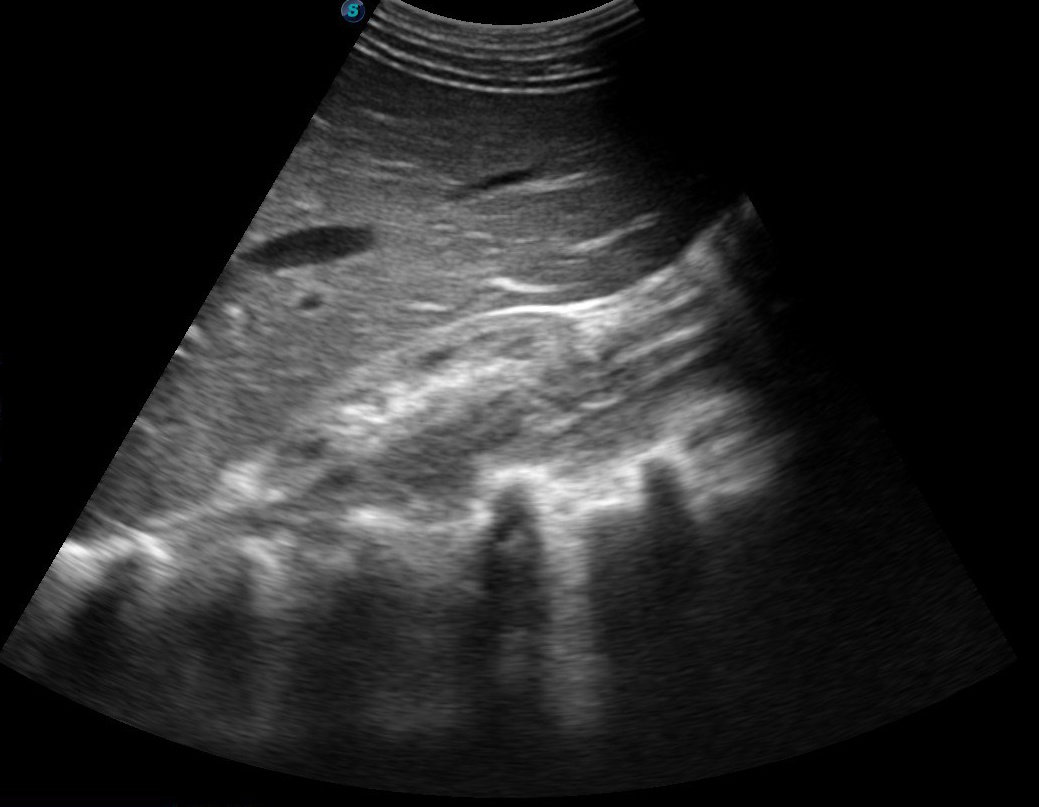
#> input picture images/img1.jpg, 1039 x 807 px
$ python analysis.py
#> lines starting #> are read from the running program, lines starting #| are printed output that depends on the picture
### utils.py
import cv2

def load_and_convert(path):
#> called with path = 'images/img1.jpg'
    img = cv2.imread(path)
#> img is the input picture: shape (807, 1039, 3); mean B, G, R 40, 39.9, 39.9
    gray = cv2.cvtColor(img, cv2.COLOR_BGR2GRAY)
    return gray

def apply_equalization(gray):
    return cv2.equalizeHist(gray)
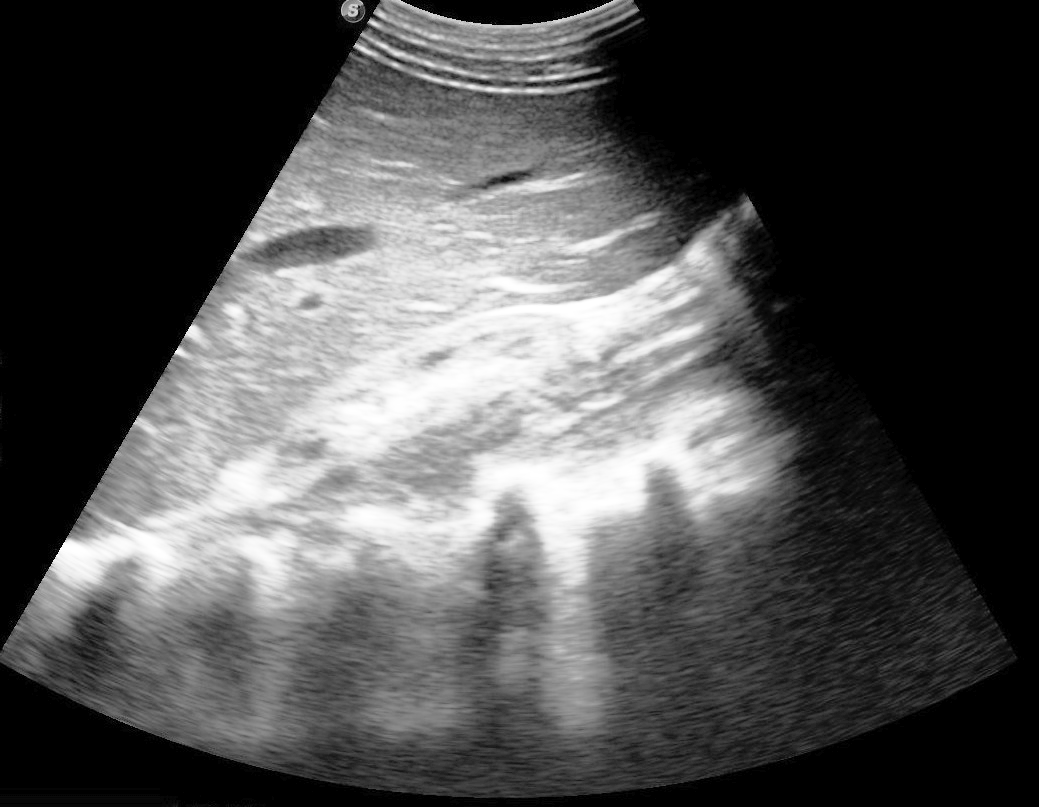
#> returned value: shape (807, 1039); min 0, max 255, mean 78.4

def apply_clahe(gray):
    clahe = cv2.createCLAHE(clipLimit=2.0, tileGridSize=(8,8))
    return clahe.apply(gray)
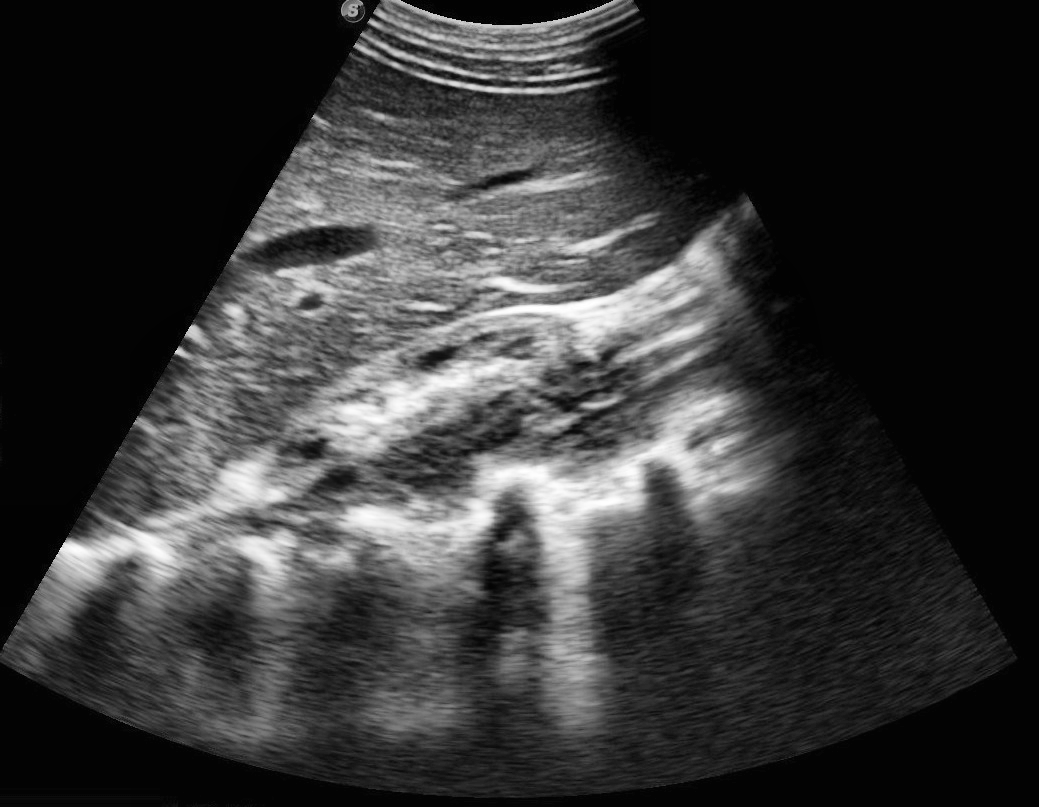
#> returned value: shape (807, 1039); min 2, max 255, mean 53.5

def detect_edges(gray):
    return cv2.Canny(gray, 100, 200)

def median_filter(gray):
    return cv2.medianBlur(gray, 5)

### analysis.py
import cv2
import numpy as np
from utils import *

image_paths = [
    'images/img1.jpg',
    'images/img2.jpg',
    'images/img3.jpg'
]

def analyze_image(gray):
    mean = np.mean(gray)
#> mean = 39.94
    std = np.std(gray)
#> std = 52.12
    return mean, std

for i, path in enumerate(image_paths):

    gray = load_and_convert(path)

    eq = apply_equalization(gray)
    clahe_img = apply_clahe(gray)

    print(f"\nImage {i+1} Analysis:")

    m1, s1 = analyze_image(gray)
#> m1 = 39.94; s1 = 52.12
    m2, s2 = analyze_image(eq)
#> m2 = 78.37; s2 = 84.77
    m3, s3 = analyze_image(clahe_img)
#> m3 = 53.53; s3 = 62.01

    print(f"Original   → Mean: {m1:.2f}, Std: {s1:.2f}")
#| Original   → Mean: 39.94, Std: 52.12
    print(f"Equalized  → Mean: {m2:.2f}, Std: {s2:.2f}")
#| Equalized  → Mean: 78.37, Std: 84.77
    print(f"CLAHE      → Mean: {m3:.2f}, Std: {s3:.2f}")
#| CLAHE      → Mean: 53.53, Std: 62.01
#> pass 2 of the loop `for i, path in enumerate(image_paths):`:
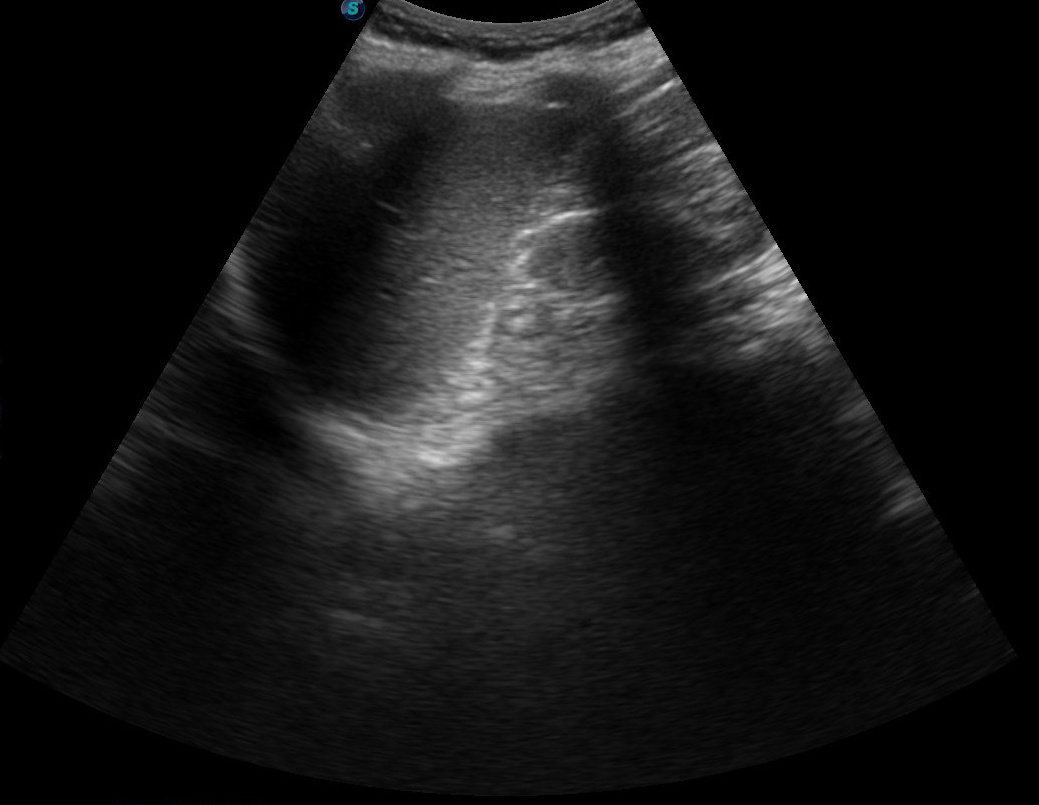
#> input picture images/img2.jpg, 1039 x 805 px
#> in load_and_convert, img is the input picture: shape (805, 1039, 3); mean B, G, R 21.9, 21.9, 21.8
#> gray: shape (805, 1039)
#> in apply_equalization (call 2), `return cv2.equalizeHist(gray)`:
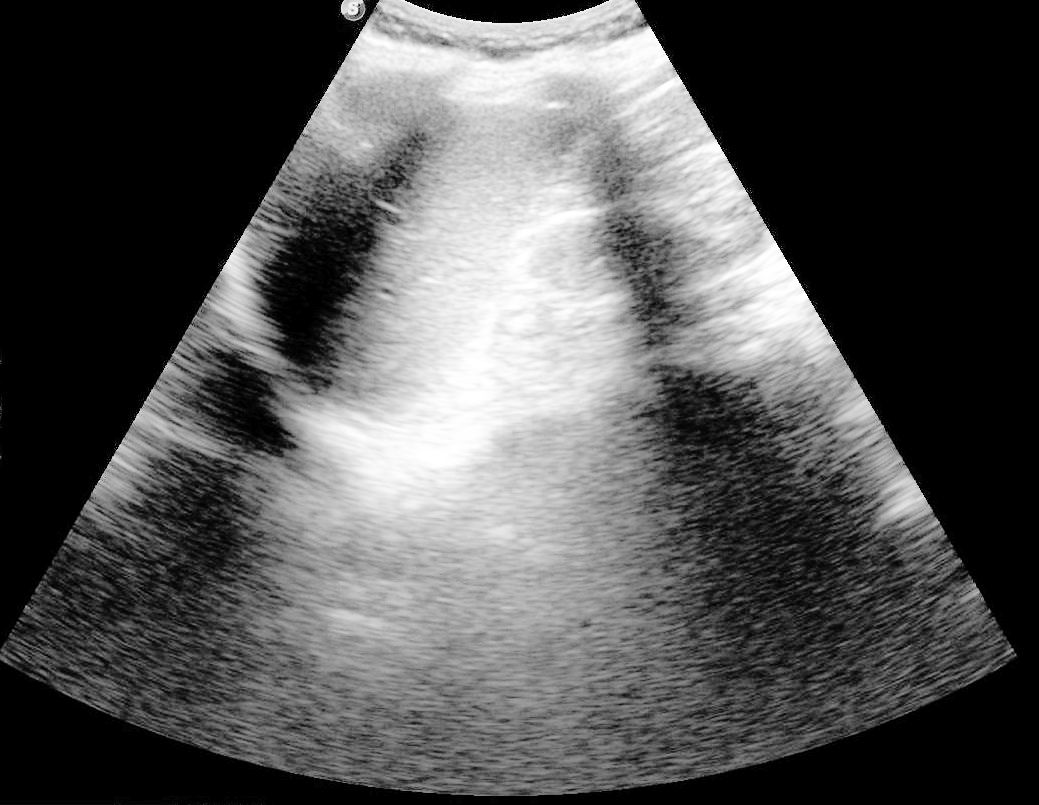
#> returned value: shape (805, 1039); min 0, max 255, mean 81.2
#> in apply_clahe (call 2), `return clahe.apply(gray)`:
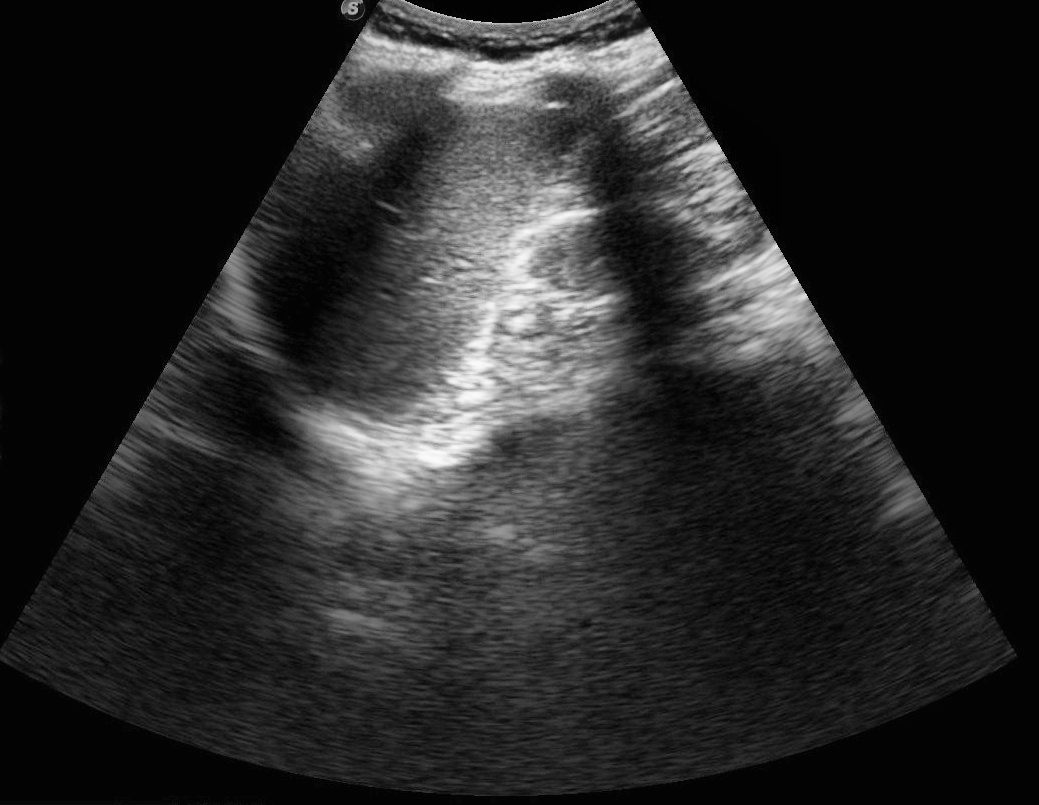
#> returned value: shape (805, 1039); min 1, max 250, mean 39.7
#> m1 = 21.86; s1 = 33.22
#> m2 = 81.17; s2 = 84.87
#> m3 = 39.66; s3 = 50.37
#| Original   → Mean: 21.86, Std: 33.22
#| Equalized  → Mean: 81.17, Std: 84.87
#| CLAHE      → Mean: 39.66, Std: 50.37
#> pass 3 of the loop `for i, path in enumerate(image_paths):`:
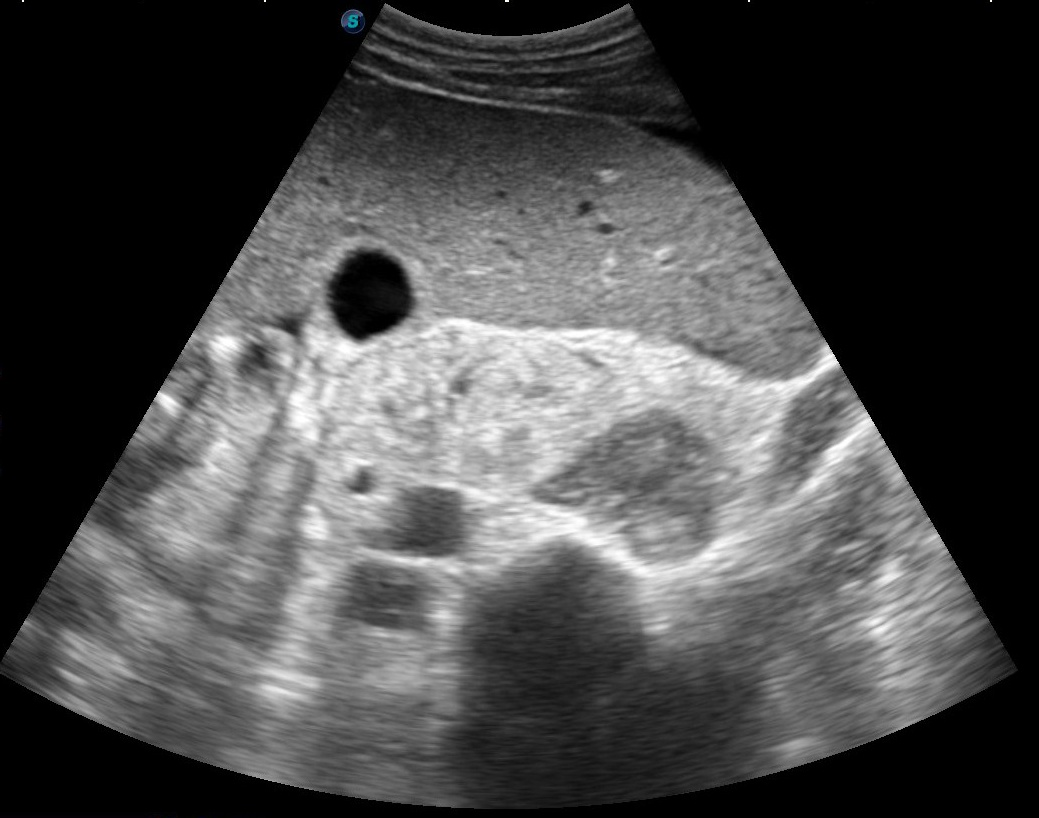
#> input picture images/img3.jpg, 1039 x 818 px
#> in load_and_convert, img is the input picture: shape (818, 1039, 3); mean B, G, R 71.6, 71.6, 71.6
#> gray: shape (818, 1039)
#> in apply_equalization (call 3), `return cv2.equalizeHist(gray)`:
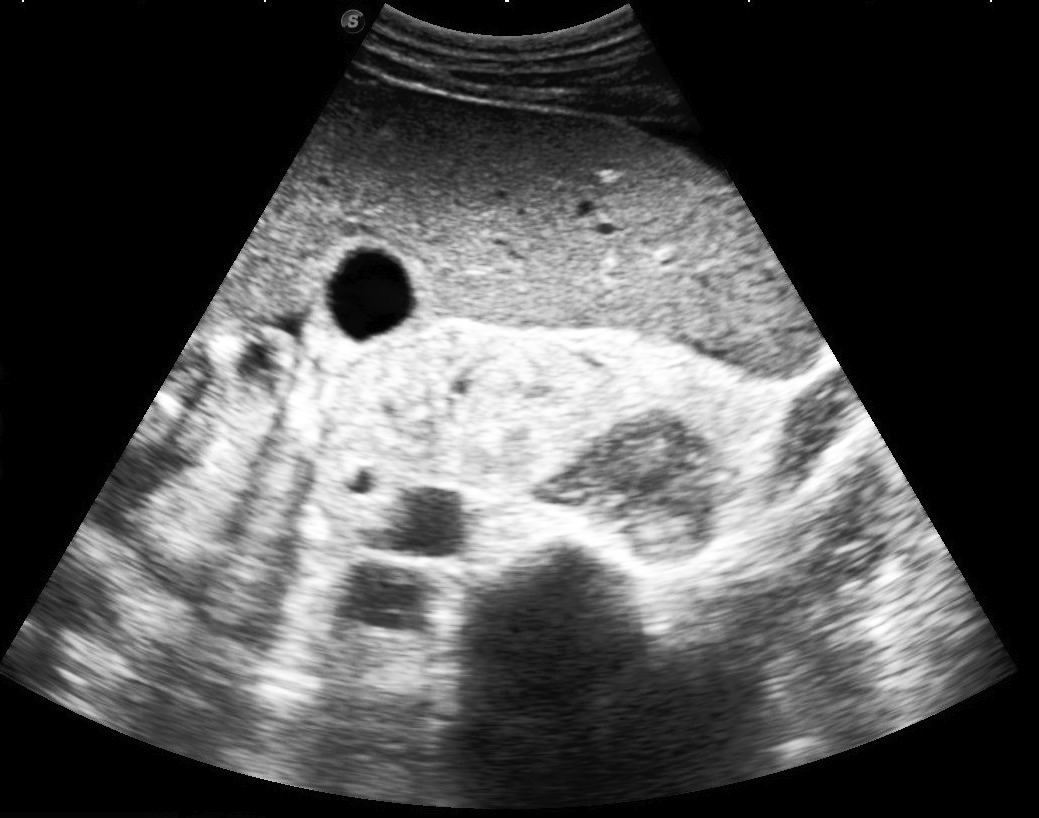
#> returned value: shape (818, 1039); min 0, max 255, mean 79.6
#> in apply_clahe (call 3), `return clahe.apply(gray)`:
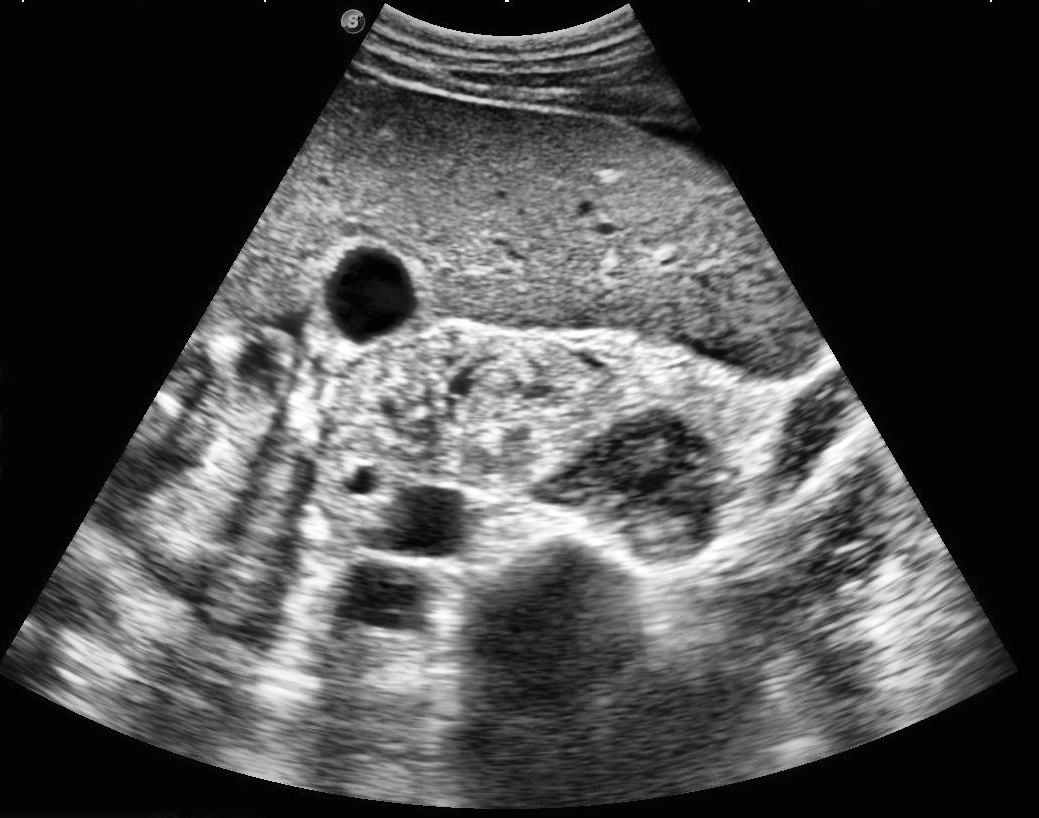
#> returned value: shape (818, 1039); min 1, max 255, mean 74
#> m1 = 71.57; s1 = 71.94
#> m2 = 79.65; s2 = 85
#> m3 = 73.98; s3 = 73.09
#| Original   → Mean: 71.57, Std: 71.94
#| Equalized  → Mean: 79.65, Std: 85.00
#| CLAHE      → Mean: 73.98, Std: 73.09
